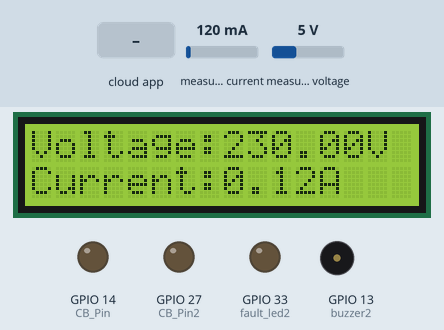
Simulated run of this sketch. Board: ESP32. Shown: 16×2 character LCD, output pins drawn as LEDs (lit = HIGH), buzzer (waves = sounding, pin HIGH). The test bench sets the inputs (shaded band); at power-on: measured current 120 mA, measured voltage 5 V. WiFi joins after 1.5 s; servers stay silent unless stated; the Firebase database answers and starts empty; what the sketch prints to the serial monitor is not drawn.

Above: at 4.7 s.
4.8 s: the phone or cloud app sets Circuit_breaker to 1
At 7.1 s:
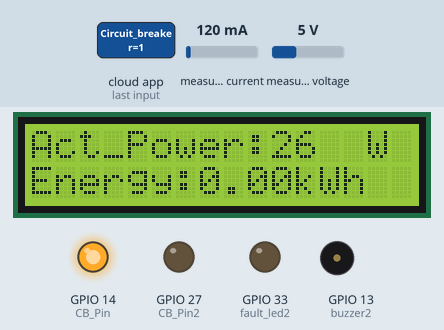
10.7 s: measured current set to 40 mA
At 13.4 s:
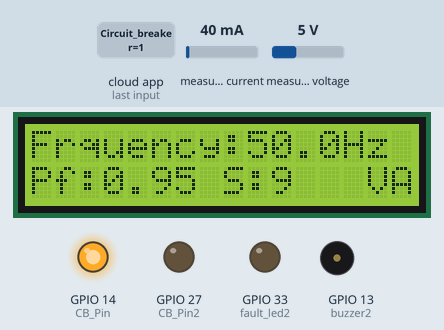
14.1 s: measured voltage set to 0.3 V
At 16.1 s:
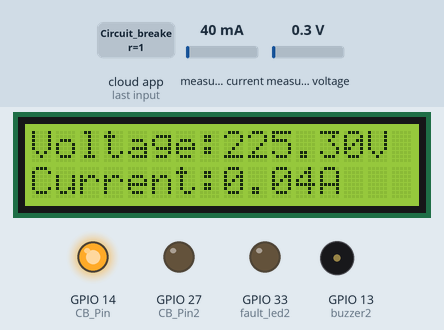
17.9 s: the phone or cloud app sets Circuit_breaker to 0
At 22.4 s:
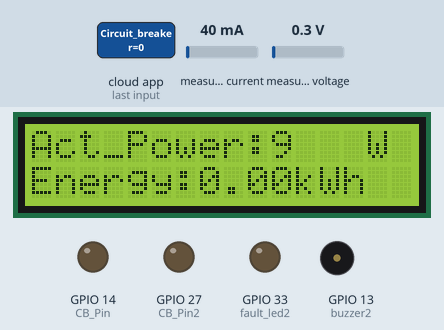
23.8 s: measured current set to 500 mA
At 28.7 s:
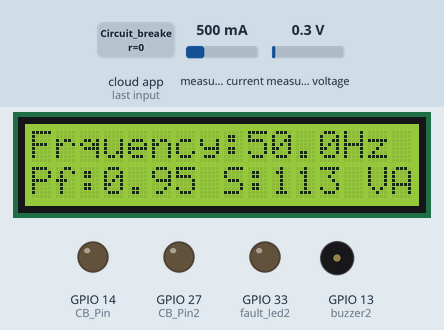
29.3 s: measured voltage set to 3.8 V
At 33.2 s:
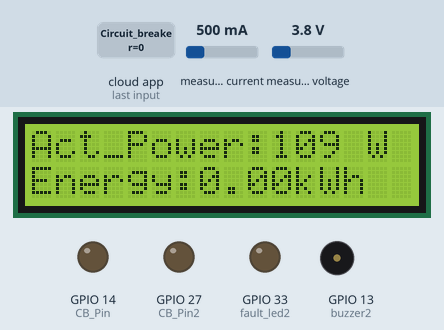
Timing chart, 0 to 34.2 s (numbered marks = the images above; inputs shaded):
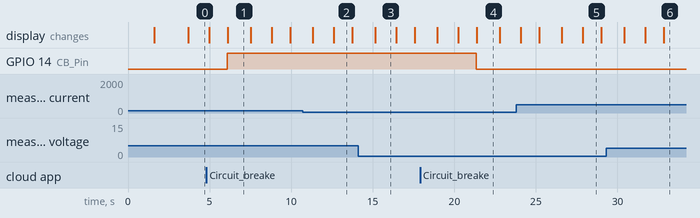

Measured:
- after the input at 4.8 s, GPIO 14 (CB_Pin): LOW → HIGH after 1.3 s
- after the input at 17.9 s, GPIO 14 (CB_Pin): HIGH → LOW after 3.5 s
- what the display in image 1 shows lasts 1.4 s, from 6.1 s to 7.5 s
- what the display in image 2 shows lasts 1.1 s, from 12.6 s to 13.7 s
- what the display in image 3 shows lasts 1.3 s, from 15.1 s to 16.4 s

The sketch:

iot_only_elec_buzz_LCD_scatard_code_with_Emerg.ino
```cpp
#include <WiFi.h>         //library for wifi connection
#include <PZEM004Tv30.h>  //library for Energy meter
#include <HardwareSerial.h>  //library for serial communication with hardware devices
PZEM004Tv30 pzem(Serial2,17,16);  //RX/TX
#include <LiquidCrystal_I2C.h>  //library for I2C LCD display
LiquidCrystal_I2C lcd(0x27, 16, 2);  //declearing I2C location(0x27),and lcd size(16*2)
float voltage, current, pf, energy, frequency, Act_Power, Rec_Power,Apa_Power;
const int CB_Pin = 14; //variable used to operate CB by authority,from web&app
bool CB_status = false;
const int CB_Pin2 = 27; //variable used to operate CB during electrical emeargency, without controle of authority
int Alart2 = 0;  //electrical alart during fault or emergency
char* Alart_message2 = "MPK";
const int buzzer2 = 13;  //buzzer during elec emergency
const int fault_led2 = 33; //pin used to indicate fault by led during fault
#include <Arduino.h>
#include <Firebase_ESP_Client.h>  // library for firebase google realtime facility database
#include "addons/TokenHelper.h"   //Provide the token generation process info.
#include "addons/RTDBHelper.h"    //Provide the RTDB payload printing info and other helper functions.

// Insert your network credentials
#define WIFI_SSID "Jio fiber Bhoom house"
#define WIFI_PASSWORD "bhoom2001"

#define API_KEY "AIzaSyAGunbEfXQpugL8eXjRc5hp3PTXrn5h9iA"  // Insert Firebase project API Key
#define DATABASE_URL "https://temp-3bd23-default-rtdb.firebaseio.com/"   // Insert RTDB URLefine the RTDB URL */
//Define Firebase Data object
FirebaseData fbdo;
FirebaseAuth auth;
FirebaseConfig config;
bool signupOK = false;

void setup() {
  Serial.begin(9600);
  pinMode(CB_Pin, OUTPUT); //fault
  pinMode(CB_Pin2, OUTPUT); //emergency
  pinMode(buzzer2, OUTPUT);// this pin d13 will be used to buzzer when fault occurs
  pinMode(fault_led2, OUTPUT);//LED light to indicate faulty condition
  WiFi.begin(WIFI_SSID, WIFI_PASSWORD);
  Serial.print("Connecting to Wi-Fi");
  while (WiFi.status() != WL_CONNECTED){
    Serial.print(".");
    delay(100);
  }
  Serial.println();
  Serial.print("Connected with IP: ");
  Serial.println(WiFi.localIP());
  Serial.println();
  config.api_key = API_KEY;   /* Assign the api key (required) */
  config.database_url = DATABASE_URL;   /* Assign the RTDB URL (required) */
  /* Sign up */
  if (Firebase.signUp(&config, &auth, "", "")){
    Serial.println("ok");
    signupOK = true;
  }
  else{
    //Serial.print("%s\n", config.signer.signupError.message.c_str(str));
  }
  /* Assign the callback function for the long running token generation task */
  config.token_status_callback = tokenStatusCallback; //see addons/TokenHelper.h
  Firebase.begin(&config, &auth);
  Firebase.reconnectWiFi(true);
//////-====lcd display
  lcd.begin();
  lcd.backlight();
  lcd.print("Transformer_IoT");
  lcd.setCursor(0,1);
  lcd.print("Elec_Parameters");
  delay(2000);
/////-======
}

void loop() {
  frequency = pzem.frequency();
  pf = pzem.pf();
  voltage = pzem.voltage();
  current = pzem.current();
  float a = acos(pf);
  Rec_Power = (voltage*current*sin(a));
  Act_Power = pzem.power();
  energy = pzem.energy();
  Apa_Power = (voltage*current);
  int Act = round(Act_Power);
  int Apa = round(Apa_Power);
  //////-=====lcd display lcd code scatterd to use natural processing delay of code as lcd delay
  lcd.clear();// clear previous values from screen
  lcd.setCursor(0,0);
  lcd.print("Voltage:");
  lcd.setCursor(8,0);
  lcd.print(voltage);
  lcd.setCursor(14,0);
  lcd.print("V");
  lcd.setCursor(0,1);
  lcd.print("Current:");
  lcd.setCursor(8,1);
  lcd.print(current);
  lcd.setCursor(12,1);
  lcd.print("A");
  delay(500);
    if (Firebase.RTDB.setFloat(&fbdo, "Main/Electrical/VOLTAGE", voltage)){
      Serial.println("PASSED");
      Serial.print("VOLTAGE: ");
      Serial.println(voltage);
    }
    else {
      Serial.println("FAILED");
      Serial.println("REASON: " + fbdo.errorReason());
    }
    if (Firebase.RTDB.setFloat(&fbdo, "Main/Electrical/CURRENT",current)){
       Serial.println("PASSED");
       Serial.print("CURRENT: ");
       Serial.println(current);
    }
    else {
      Serial.println("FAILED");
      Serial.println("REASON: " + fbdo.errorReason());
    }
    if (Firebase.RTDB.setFloat(&fbdo, "Main/Electrical/FREQUENCY", frequency)){
       Serial.println("PASSED");
       Serial.print("FREQUENCY: ");
       Serial.println(frequency,1);
    }
    else {
      Serial.println("FAILED");
      Serial.println("REASON: " + fbdo.errorReason());
    }
    if (Firebase.RTDB.setFloat(&fbdo, "Main/Electrical/POWER_FACTOR", pf)){
       Serial.println("PASSED");
       Serial.print("POWER_FACTOR: ");
       Serial.println(pf);
    }
    else {
       Serial.println("FAILED");
       Serial.println("REASON: " + fbdo.errorReason());
    }
    if (Firebase.RTDB.setFloat(&fbdo, "Main/Electrical/ACTIVE_POWER",Act_Power)){
       Serial.println("PASSED");
       Serial.print("ACTIVE_POWER: ");
       Serial.println(Act_Power);
    }
    else {
       Serial.println("FAILED");
       Serial.println("REASON: " + fbdo.errorReason());
    }
    ////--====lcd code scatterd to use natural processing delay of code as lcd delay
    lcd.clear();// clear previous values from screen
    lcd.setCursor(0,0);
    lcd.print("Frquency:");
    lcd.setCursor(9,0);
    lcd.print(frequency);
    lcd.setCursor(13,0);
    lcd.print("Hz");
    lcd.setCursor(0,1);
    lcd.print("Pf:");
    lcd.setCursor(3,1);
    lcd.print(pf);
    lcd.setCursor(8,1);
    lcd.print("S:");
    lcd.setCursor(10,1);
    lcd.print(Apa);
    lcd.setCursor(14,1);
    lcd.print("VA");
    delay(500); ///////

    if (Firebase.RTDB.setFloat(&fbdo, "Main/Electrical/ENERGY", energy)){
       Serial.println("PASSED");
       Serial.print("ENERGY: ");
       Serial.println(energy,3);
    }
    else {
       Serial.println("FAILED");
       Serial.println("REASON: " + fbdo.errorReason());
    }
    if (Firebase.RTDB.setFloat(&fbdo, "Main/Electrical/APPARANT_POWER", Apa_Power)){
       Serial.println("PASSED");
       Serial.print("APPARANT_POWER: ");
       Serial.println(Apa_Power);

    }
    else {
       Serial.println("FAILED");
       Serial.println("REASON: " + fbdo.errorReason());
    }
    if (Firebase.RTDB.setFloat(&fbdo, "Main/Electrical/REACTIVE_POWER", Rec_Power)){
       Serial.println("PASSED");
       Serial.print("REACTIVE_POWER: ");
       Serial.println(Rec_Power);
    }
    else {
       Serial.println("FAILED");
       Serial.println("REASON: " + fbdo.errorReason());
    }
      //READING DATA FROM FIREBASE TO OPERATE CB
    if(Firebase.RTDB.getBool(&fbdo, "Main/Bhool/Circuit_breaker"))
    {
      if(fbdo.dataType() == "boolean")
      {
        CB_status = fbdo.boolData();
        Serial.println("Sucessful READ from" + fbdo.dataPath() + ":" + CB_status + " (" + fbdo.dataType() + ")");
        digitalWrite(CB_Pin, CB_status);
      }
    }
    else{
       Serial.println("FAILED:" + fbdo.errorReason());
      }
    //v250/210,c5.434 125%,f48.5,51.5 +-3%,//verification of emergency fault conditions
    if (voltage>=250||voltage<=210||current>=5.434||frequency<=48.50||frequency>=51.5||pf<=0.5){
      Alart2=1;
      Alart_message2 = "Emergency Electrical fault occured: Transformer turned off";
      digitalWrite(CB_Pin2, true);
      digitalWrite(buzzer2, HIGH);
    }
    // verification of normal faulty conditions
    else if (voltage>=245||voltage<=220||current>=4.347||frequency<=49.50||frequency>=50.2||pf<=0.5){
      Alart2=1;
      digitalWrite(fault_led2, HIGH);

      if(voltage>=245){
        Alart_message2 = "--Over voltage -- voltage is greater then 245V";
      }
      else if(voltage<=220){
        Alart_message2 = "--Under voltage -- voltage is lesser then 220V";
      }
      else if(current>=4.347){
        Alart_message2 = "--Over load-- current is higher then 4.34A";
      }
      else if(frequency<=49.50){
        Alart_message2 = "--Under frequency-- frequency is lower then 49.5Hz";
      }
      else if(frequency>=50.2){
        Alart_message2 = "--Over frequency-- frequency is higher then 50.2";
      }
      else if(pf<=0.5){
        Alart_message2 = " --Low pf--pf is lesser then 0.5";
      }
  }
  else{
    Alart2 = 0;
    digitalWrite(buzzer2, LOW);
    digitalWrite(fault_led2, LOW);
    digitalWrite(CB_Pin2, false);
    Alart_message2 = "NORMAL";
  }
  ///////////////lcd code scatterd to use natural processing delay of code as lcd delay
  lcd.clear();
  lcd.setCursor(0,0);
  lcd.print("Act_Power:");
  lcd.setCursor(10,0);
  lcd.print(Act);
  lcd.setCursor(14,0);
  lcd.print("W");
  lcd.setCursor(0,1);
  lcd.print("Energy:");
  lcd.setCursor(7,1);
  lcd.print(energy);
  lcd.setCursor(11,1);
  lcd.print("kWh");
  delay(1000);
  if(Firebase.RTDB.setBool(&fbdo, "Main/Bhool/Ele_Fault/Alarm",Alart2)){
    //Serial.println("PASSED");
    Serial.print("Alart: ");
    Serial.println(Alart2);
    }
  else{
    Serial.println("FAILED");
    Serial.println("REASON: " + fbdo.errorReason());
    }
  if(Firebase.RTDB.setString(&fbdo, "Main/Bhool/Ele_Fault/Alarm_reason",Alart_message2)){
    //Serial.println("PASSED");
    Serial.print("Falt Reason: ");
    Serial.println(Alart_message2);
    }
  else{
    Serial.println("FAILED");
    Serial.println("REASON: " + fbdo.errorReason());
    }
    Serial.println("______________________________");
  }
```
